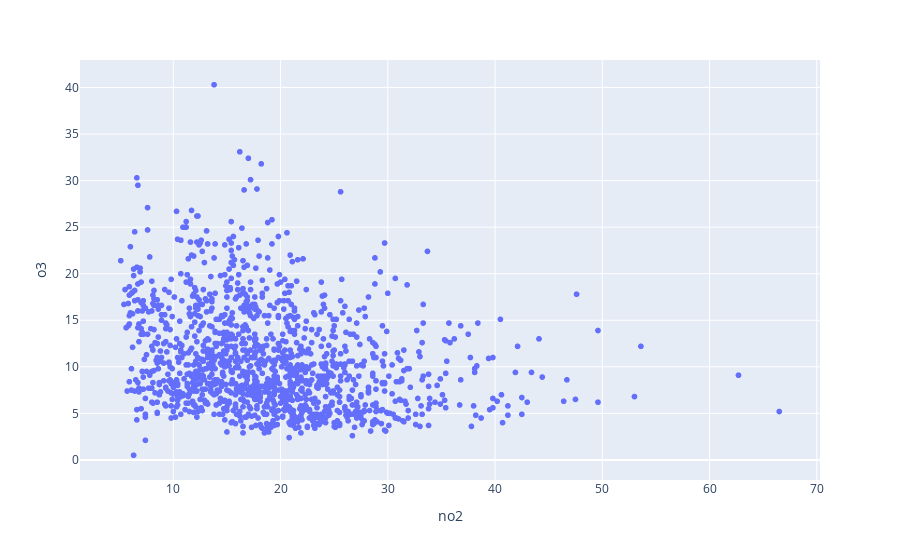

Notebook source saved alongside this figure:
### Code cell
px.scatter(dfpd,'no2','o3',hover_name='Date')

### Figure 1 — Plotly figure (JSON) as saved in the notebook; plotly's stock layout.template omitted (floating-point values rounded to 4 significant figures; data arrays with more than 128 entries replaced by an {"elided": "..."} marker saying what was removed)
{"data": [{"hovertemplate": "<b>%{hovertext}</b><br><br>no2=%{x}<br>o3=%{y}<extra></extra>", "hovertext": {"elided": "1311 str values"}, "legendgroup": "", "marker": {"color": "#636efa", "symbol": "circle"}, "mode": "markers", "name": "", "showlegend": false, "type": "scattergl", "x": {"elided": "1311 float values"}, "xaxis": "x", "y": {"elided": "1311 float values"}, "yaxis": "y"}], "layout": {"autosize": true, "legend": {"tracegroupgap": 0}, "margin": {"t": 60}, "xaxis": {"anchor": "y", "autorange": true, "domain": [0, 1], "range": [1.336, 70.26], "title": {"text": "no2"}, "type": "linear"}, "yaxis": {"anchor": "x", "autorange": true, "domain": [0, 1], "range": [-2.322, 43.12], "title": {"text": "o3"}, "type": "linear"}}}
